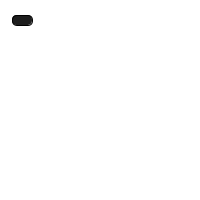
Frame 1 (no input)
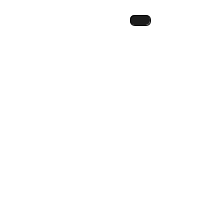
Frame 60 (the mouse pressed at the canvas centre just before this capture)
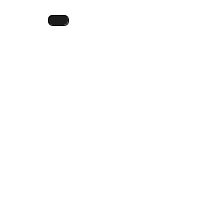
Frame 120 (the mouse held since frame 60 and released just before this capture)

The Processing sketch that drew these frames (run headless with seeded random() and noise(); from frame 60 on, the mouse is pressed at the canvas centre):

// Processing sketch: sketch_17_objects2
// ── sketch_17_objects2.pde
Car myCar1;

void setup() {
  size(200,200);
  myCar1 = new Car(); 
}

void draw() {
  background(255);
  myCar1.drive();
  myCar1.display();
}






// ── Car.pde

class Car {         // define class name
  
  float xpos = 20;
  float ypos = 20;
  float xspeed = 2;


  // The Constructor is defined with arguments.
  // constructor is called when the object is created
  Car() { 
   println("a car has been created");
  }

  void display() {
    stroke(0);
    fill(30);
    rectMode(CENTER);
    rect(xpos,ypos,20,10,5);    // draws a rectangle
  }

  void drive() {              // moves box forward
    xpos = xpos + xspeed;
    if (xpos > width) {
      xpos = 0;
    }
  }
}
